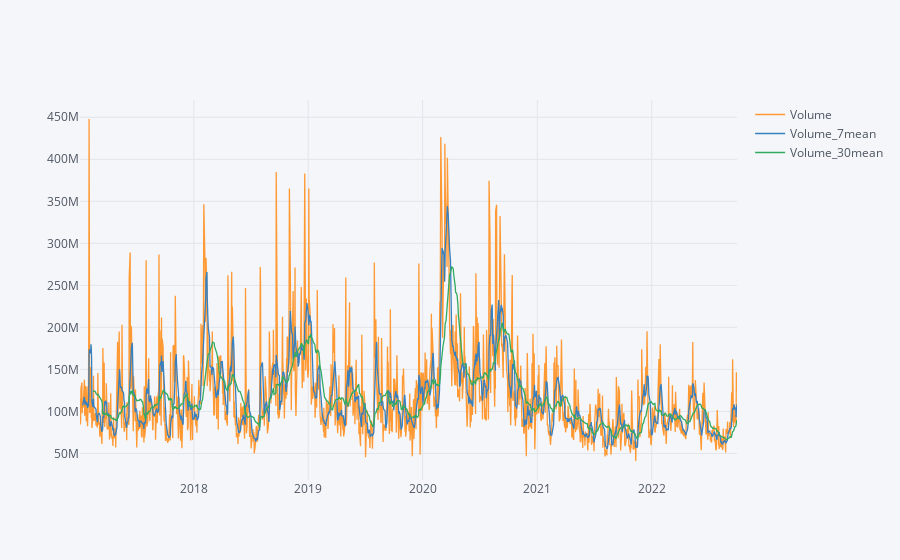

Here is the notebook cell this chart was saved with:
### Markdown cell above
Применим скользящую среднюю для сглаживания данных и возможного определения каки-то паттернов. 

Как видим, при скользящей средней с окном 7 или 30 дней каких-то заметных паттернов нет.

### Code cell
Apple_df['Volume_7mean'] = Apple_df.Volume.rolling(7).mean()
Apple_df['Volume_30mean'] = Apple_df.Volume.rolling(30).mean()
Apple_df[['Volume', 'Volume_7mean', 'Volume_30mean']].iplot()

### Figure 1 — Plotly figure (JSON) as saved in the notebook; plotly's stock layout.template omitted (floating-point values rounded to 4 significant figures; data arrays with more than 128 entries replaced by an {"elided": "..."} marker saying what was removed)
{"data": [{"line": {"color": "rgba(255, 153, 51, 1.0)", "dash": "solid", "shape": "linear", "width": 1.3}, "mode": "lines", "name": "Volume", "text": "", "type": "scatter", "x": {"elided": "1447 str values"}, "y": {"elided": "1447 int values"}}, {"line": {"color": "rgba(55, 128, 191, 1.0)", "dash": "solid", "shape": "linear", "width": 1.3}, "mode": "lines", "name": "Volume_7mean", "text": "", "type": "scatter", "x": {"elided": "1447 str values"}, "y": {"elided": "1447 mixed values"}}, {"line": {"color": "rgba(50, 171, 96, 1.0)", "dash": "solid", "shape": "linear", "width": 1.3}, "mode": "lines", "name": "Volume_30mean", "text": "", "type": "scatter", "x": {"elided": "1447 str values"}, "y": {"elided": "1447 mixed values"}}], "layout": {"legend": {"bgcolor": "#F5F6F9", "font": {"color": "#4D5663"}}, "paper_bgcolor": "#F5F6F9", "plot_bgcolor": "#F5F6F9", "title": {"font": {"color": "#4D5663"}}, "xaxis": {"gridcolor": "#E1E5ED", "showgrid": true, "tickfont": {"color": "#4D5663"}, "title": {"font": {"color": "#4D5663"}, "text": ""}, "zerolinecolor": "#E1E5ED"}, "yaxis": {"gridcolor": "#E1E5ED", "showgrid": true, "tickfont": {"color": "#4D5663"}, "title": {"font": {"color": "#4D5663"}, "text": ""}, "zerolinecolor": "#E1E5ED"}}}
